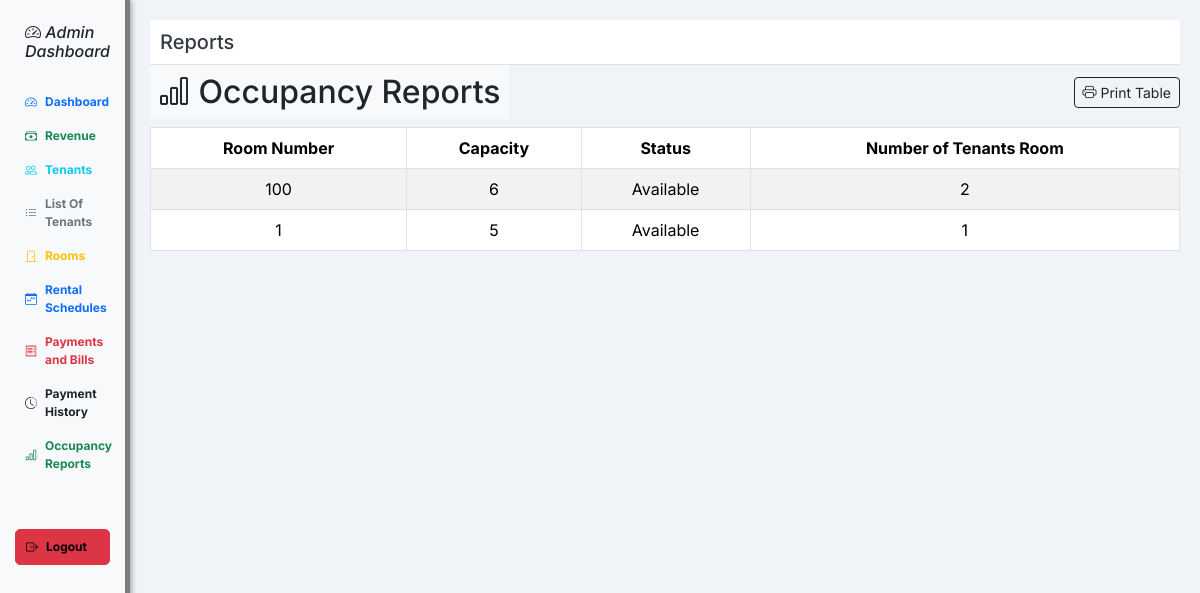
Page /admin/occupancy.php on the committed database.
### tables this page shows
CREATE TABLE `room` (
  `room_id` int(11) NOT NULL,
  `roomnumber` varchar(100) NOT NULL,
  `capacity` varchar(100) NOT NULL,
  `price` varchar(100) NOT NULL,
  `status` varchar(100) NOT NULL,
  `photo` varchar(100) NOT NULL
);

### admin/occupancy.php (the view, shortened to what this page needs)
<!DOCTYPE html>
<html lang="en">
<head>
  <link href="https://cdn.jsdelivr.net/npm/bootstrap@5.3.1/dist/css/bootstrap.min.css" rel="stylesheet" />
  <link rel="stylesheet" href="https://cdn.jsdelivr.net/npm/bootstrap-icons@1.11.3/font/bootstrap-icons.css">
  <link rel="stylesheet" href="https://cdnjs.cloudflare.com/ajax/libs/font-awesome/6.4.0/css/all.min.css">
</head>
<body>
  <div class="d-flex">
    <nav class="sidebar">
      <h3 class="text-dark" style="font-size: 1.1rem;"><a href="dashboard.php" style="text-decoration: none; color: inherit;"> <strong>
            <h6> <i class="bi bi-speedometer2">
                Admin Dashboard</i> </h6>
          </strong></a></h3>
      <a href="dashboard.php" class="d-flex align-items-center gap-2 fw-bold text-primary">
        <i class="bi bi-speedometer2"></i> Dashboard
      </a>
      <a href="revenue.php" class="d-flex align-items-center gap-2 fw-bold text-success">
        <i class="bi bi-cash-stack"></i> Revenue
      </a>
      <a href="tenants.php" class="d-flex align-items-center gap-2 fw-bold text-info">
        <i class="bi bi-people"></i> Tenants
      </a>
      <a href="tenantlist.php" class="d-flex align-items-center gap-2 fw-bold text-secondary">
        <i class="bi bi-list-ul"></i> List Of Tenants
      </a>
      <a href="rooms.php" class="d-flex align-items-center gap-2 fw-bold text-warning">
        <i class="bi bi-door-closed"></i> Rooms
      </a>
      <a href="rentalsched.php" class="d-flex align-items-center gap-2 fw-bold text-primary">
        <i class="bi bi-calendar-week"></i> Rental Schedules
      </a>
      <a href="bills_payment.php" class="d-flex align-items-center gap-2 fw-bold text-danger">
        <i class="bi bi-receipt"></i> Payments and Bills
      </a>
      <a href="payment_history.php" class="d-flex align-items-center gap-2 fw-bold text-dark">
        <i class="bi bi-clock-history"></i> Payment History
      </a>
      <a href="occupancy.php" class="d-flex align-items-center gap-2 fw-bold text-success">
        <i class="bi bi-bar-chart"></i> Occupancy Reports
      </a>
      <a href="logout.php" class="mt-5 btn btn-danger btn-sm d-flex align-items-center gap-2 fw-bold" onclick="return confirm('Are you sure you want to logout?')">
        <i class="bi bi-box-arrow-right"></i> Logout
      </a>
    </nav>
    <div class="content">
      <div class="header">
        <h1>Reports</h1>
      </div>
      <div class="mb-3">
        <div class="d-flex justify-content-between align-items-center mb-2">
          <h2 class="text-start bg-light p-2 mb-0"><i class="bi bi-bar-chart"></i> Occupancy Reports </h2>
          <button class="btn btn-outline-dark btn-sm" onclick="window.print()">
            <i class="bi bi-printer"></i> Print Table
          </button>
        </div>
        <table class="table responsive table-striped print-occupancy-table table-bordered">
          <thead class="text-center ">
            <tr>
              <th>Room Number</th>
              <th>Capacity</th>
              <th>Status</th>
              <th>Number of Tenants Room</th>
            </tr>
          </thead>
          <tbody>
            <?php
            include '../conn.php';
            $data = mysqli_query($conn, "SELECT * FROM room");
            while ($display = mysqli_fetch_array($data)) {
              $num_tenants = mysqli_query($conn, "SELECT COUNT(*) as count FROM tenant WHERE room_id = '" . $display['room_id'] . "'");
              $count_result = mysqli_fetch_assoc($num_tenants);
            ?>
              <tr class="text-center">
                <td><?= $display['roomnumber'] ?></td>
                <td><?= $display['capacity'] ?></td>
                <td><?= $display['status'] ?></td>
                <td><?= $count_result['count'] ?></td>
              </tr>
            <?php
            }
            ?>
          </tbody>
        </table>
      </div>
    </div>
  </div>
</body>
</html>

### admin/occupancy.php (style rules this page uses)
body { font-family: 'Inter', system-ui, -apple-system, 'Segoe UI', sans-serif; background: #f0f4f8; }
.sidebar { height: 100vh; width: 130px; background-color: #f8f9fa; padding: 15px; border-right: 5px solid rgba(0, 0, 0, 0.5); box-shadow: 2px 0 5px rgba(0, 0, 0, 0.3); }
.sidebar a { color: #343a40; text-decoration: none; padding: 8px 10px; display: block; border-radius: 5px; font-size: 0.75rem; transition: background-color 0.3s; }
.content { padding: 20px; flex-grow: 1; }
.header { background-color: #ffffff; padding: 10px; border-bottom: 1px solid #dee2e6; }
.header h1 { margin: 0; font-size: 1.25rem; color: #343a40; }
.d-flex .sidebar a { color: black; }

### rows in the picture
room: roomnumber "100", capacity "6", status "Available", count "2"
room: roomnumber "1", capacity "5", status "Available", count "1"
